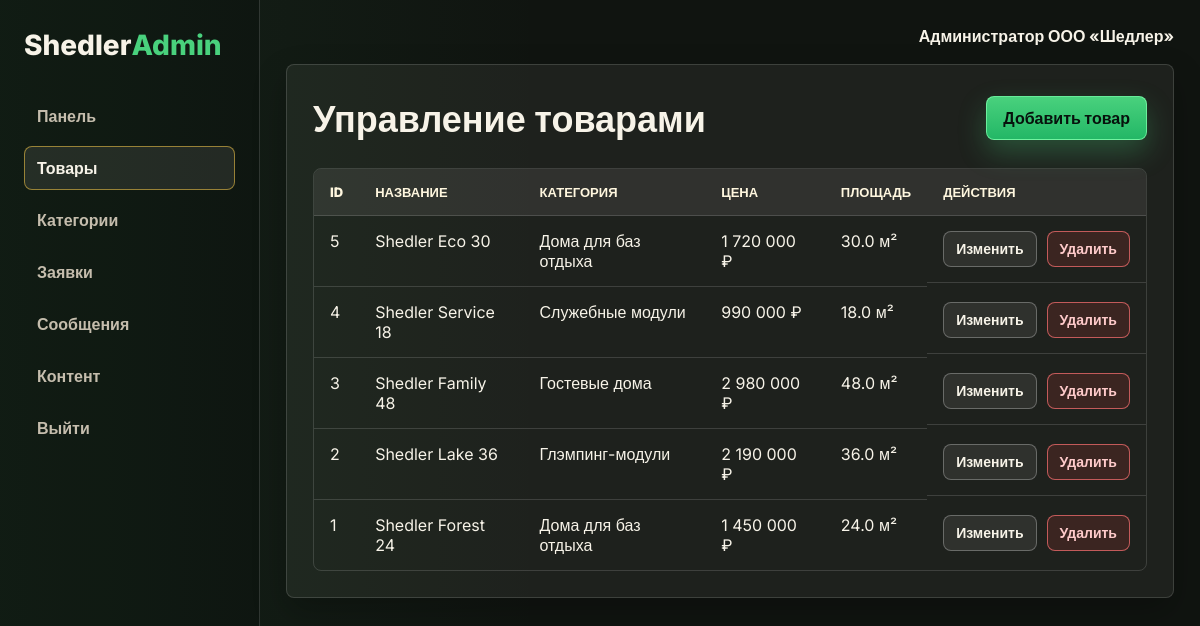
Page /admin/products (signed in) on the committed database.
### tables this page shows
CREATE TABLE products (
            id INTEGER PRIMARY KEY AUTOINCREMENT,
            category_id INTEGER NOT NULL,
            name TEXT NOT NULL,
            slug TEXT NOT NULL UNIQUE,
            price INTEGER NOT NULL,
            area REAL NOT NULL,
            rooms INTEGER NOT NULL,
            capacity INTEGER NOT NULL,
            seasonality TEXT NOT NULL,
            production_time TEXT NOT NULL,
            short_description TEXT NOT NULL,
            description TEXT NOT NULL,
            specs TEXT NOT NULL,
            image_url TEXT,
            is_featured INTEGER NOT NULL DEFAULT 0,
            FOREIGN KEY (category_id) REFERENCES categories(id)
        );

CREATE TABLE categories (
            id INTEGER PRIMARY KEY AUTOINCREMENT,
            name TEXT NOT NULL UNIQUE,
            slug TEXT NOT NULL UNIQUE,
            description TEXT
        );

### app.py (the view)
@app.route("/admin/products")
@admin_required
def admin_products():
    products = query_db(
        "SELECT p.*, c.name AS category_name FROM products p JOIN categories c ON c.id = p.category_id ORDER BY p.id DESC"
    )
    return render_template("admin/products.html", products=products)

### app.py (called while the page is built)
def get_db() -> sqlite3.Connection:
    if "db" not in g:
        g.db = sqlite3.connect(DATABASE)
        g.db.row_factory = sqlite3.Row
    return g.db

def query_db(query: str, params: tuple = (), one: bool = False) -> Any:
    cur = get_db().execute(query, params)
    rows = cur.fetchall()
    cur.close()
    return (rows[0] if rows else None) if one else rows

def admin_required(view):
    @wraps(view)
    def wrapped_view(**kwargs):
        if not session.get("admin_id"):
            return redirect(url_for("admin_login"))
        return view(**kwargs)
    return wrapped_view

def get_favorites() -> List[int]:
    return session.get("favorites", [])

def format_price(value: int) -> str:
    return f"{value:,}".replace(",", " ")

@app.context_processor
def inject_globals() -> Dict[str, Any]:
    categories = query_db("SELECT * FROM categories ORDER BY name")
    favorites = get_favorites()
    compare = session.get("compare", [])
    return {
        "nav_categories": categories,
        "favorite_ids": favorites,
        "favorite_count": len(favorites),
        "compare_ids": compare,
        "compare_count": len(compare),
        "format_price": format_price,
    }

### templates/admin/products.html (shortened to what this page needs)
{% extends 'admin/layout.html' %}
{% block content %}
<section class="admin-section">
  <div class="admin-card">
    <div class="section-head">
      <div><h2>Управление товарами</h2></div>
      <a class="btn btn-primary" href="{{ url_for('admin_product_create') }}">Добавить товар</a>
    </div>
    <div class="table-wrap">
      <table class="admin-table">
        <thead><tr><th>ID</th><th>Название</th><th>Категория</th><th>Цена</th><th>Площадь</th><th>Действия</th></tr></thead>
        <tbody>
        {% for item in products %}
          <tr>
            <td>{{ item.id }}</td>
            <td>{{ item.name }}</td>
            <td>{{ item.category_name }}</td>
            <td>{{ format_price(item.price) }} ₽</td>
            <td>{{ item.area }} м²</td>
            <td class="table-actions">
              <a class="btn btn-secondary btn-sm" href="{{ url_for('admin_product_edit', product_id=item.id) }}">Изменить</a>
              <form method="post" action="{{ url_for('admin_product_delete', product_id=item.id) }}" onsubmit="return confirm('Удалить товар?')">
                <button class="btn btn-danger btn-sm" type="submit">Удалить</button>
              </form>
            </td>
          </tr>
        {% endfor %}
        </tbody>
      </table>
    </div>
  </div>
</section>
{% endblock %}

### static/css/styles.css (style rules this page uses)
:root { --bg: #101410; --bg-soft: #151a16; --panel: #1b211c; --panel-strong: #222a23; --surface: #f7f3e8; --surface-muted: #e6dfd0; --line: rgba(255, 255, 255, 0.14); --line-strong: rgba(255, 255, 255, 0.28); --text: #f7f3e8; --muted: #c5bdad; --ink: #17120b; --brand: #49d17d; --brand-strong: #23b766; --brand-deep: #0f8f55; --accent: #f7c948; --accent-strong: #f0a91e; --danger: #ef4444; --danger-strong: #dc2626; --info: #38bdf8; --warning: #f59e0b; --success: #22c55e; --radius: 8px; --glass: rgba(255, 255, 255, 0.08); --glass-strong: rgba(255, 255, 255, 0.12); --shadow: 0 24px 60px rgba(0, 0, 0, 0.34); --shadow-soft: 0 14px 34px rgba(0, 0, 0, 0.24); }
* { box-sizing: border-box; }
html { scroll-behavior: smooth; }
body { margin: 0; font-family: "Inter", Arial, sans-serif; background: radial-gradient(circle at top left, rgba(73, 209, 125, 0.18), transparent 34rem), radial-gradient(circle at 92% 12%, rgba(35, 183, 102, 0.12), transparent 28rem), linear-gradient(180deg, #101410 0%, #151a16 52%, #101410 100%); color: var(--text); }
a { color: inherit; }
button, input, textarea, select { font: inherit; }
button { border: 0; }
.section-head { display: flex; align-items: end; justify-content: space-between; gap: 18px; margin-bottom: 28px; }
.section-head h2, .content-card h2, .form-card h2, .admin-card h2 { margin: 8px 0 0; font-size: clamp(26px, 3vw, 36px); line-height: 1.15; }
.inline-actions, .hero-actions, .product-actions, .table-actions { display: flex; align-items: center; gap: 10px; }
.btn, .primary-btn, .ghost-btn, .danger-btn { min-height: 44px; display: inline-flex; align-items: center; justify-content: center; gap: 8px; border-radius: var(--radius); border: 1px solid transparent; padding: 11px 16px; color: var(--text); text-decoration: none; font-weight: 800; line-height: 1.15; cursor: pointer; user-select: none; transition: transform 0.16s ease, box-shadow 0.16s ease, background 0.16s ease, border-color 0.16s ease, color 0.16s ease; }
.btn-primary, .primary-btn { background: linear-gradient(180deg, var(--brand), var(--brand-strong)); border-color: rgba(130, 255, 174, 0.72); color: #07120d; box-shadow: 0 12px 28px rgba(73, 209, 125, 0.28); }
.btn-secondary, .ghost-btn { background: rgba(247, 243, 232, 0.08); border-color: var(--line-strong); color: var(--text); }
.btn-danger, .danger-btn { background: rgba(239, 68, 68, 0.14); border-color: rgba(248, 113, 113, 0.72); color: #fecaca; }
.btn-sm { min-height: 36px; padding: 8px 12px; font-size: 14px; }
.hero-card, .content-card, .form-card, .sidebar-card, .feature-box, .product-card, .admin-card, .stat-card, .solution-card, .benefit-card, .cta-banner, .cta-card, .request-note { background: rgba(247, 243, 232, 0.06); border: 1px solid var(--line); border-radius: var(--radius); box-shadow: var(--shadow-soft); }
.feature-box, .content-card, .sidebar-card, .admin-card { padding: 26px; }
.form-card, .filter-form, .admin-card:is(form), .admin-card form, .status-form { display: grid; gap: 14px; }
.compare-table-wrap, .table-wrap { width: 100%; overflow-x: auto; border: 1px solid var(--line); border-radius: var(--radius); }
.compare-table, .admin-table { width: 100%; min-width: 720px; border-collapse: collapse; }
.compare-table th, .compare-table td, .admin-table th, .admin-table td { padding: 15px 16px; border-bottom: 1px solid var(--line); text-align: left; vertical-align: top; }
.compare-table th, .admin-table th { background: rgba(247, 243, 232, 0.08); color: #fff7df; font-size: 13px; font-weight: 850; text-transform: uppercase; }
.compare-table tbody tr:last-child td, .admin-table tbody tr:last-child td { border-bottom: 0; }
.admin-body { background: linear-gradient(90deg, rgba(73, 209, 125, 0.08), transparent 34rem), #101410; }
.admin-section { display: grid; gap: 18px; margin-bottom: 18px; }
.inline-actions form, .table-actions form { margin: 0; }

### rows in the picture
products: id "5", name "Shedler Eco 30", category_name "Дома для баз отдыха", price "1 720 000", area "30.0"
products: id "4", name "Shedler Service 18", category_name "Служебные модули", price "990 000", area "18.0"
products: id "3", name "Shedler Family 48", category_name "Гостевые дома", price "2 980 000", area "48.0"
products: id "2", name "Shedler Lake 36", category_name "Глэмпинг-модули", price "2 190 000", area "36.0"
products: id "1", name "Shedler Forest 24", category_name "Дома для баз отдыха", price "1 450 000", area "24.0"

### other values in the picture
{{ session.get('admin_name', 'Администратор') }} "Администратор ООО «Шедлер»"
